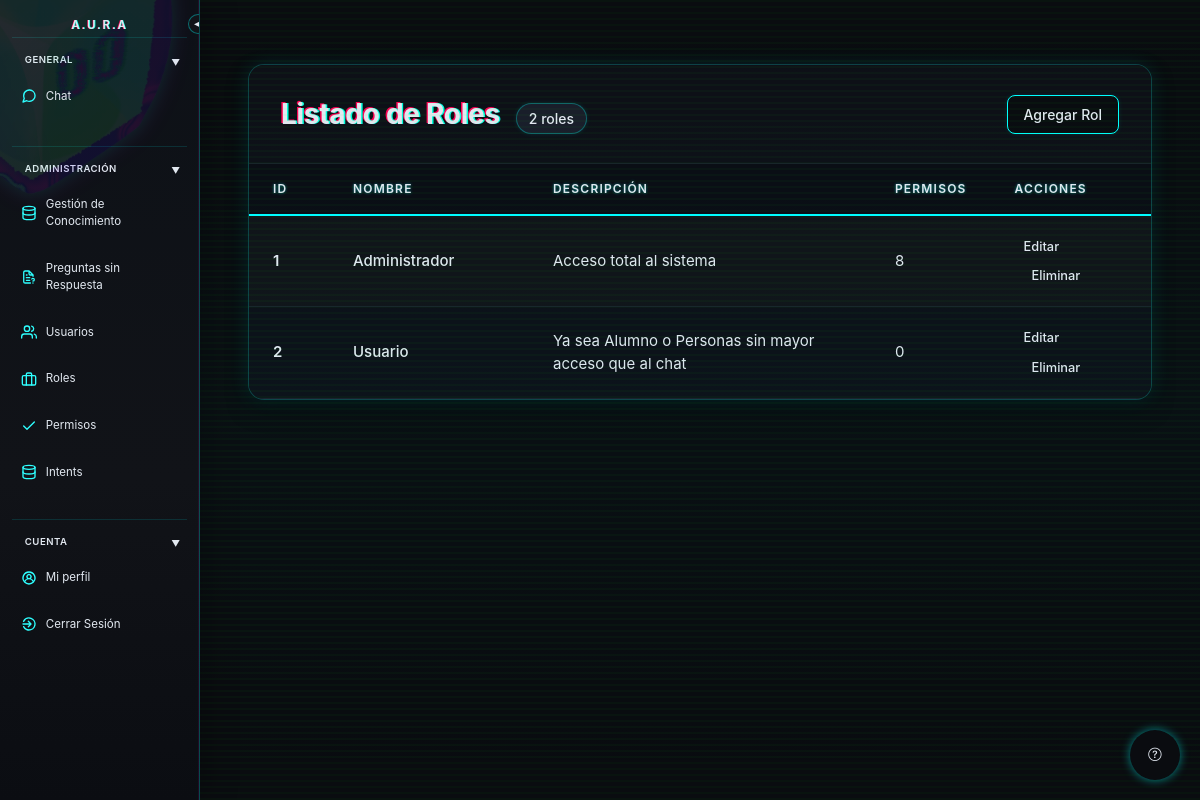
The app's page /index.php?controller=rol&action=listar (signed in) with its own data.
### tables this page shows
CREATE TABLE `roles` (
  `id_rol` int(11) NOT NULL,
  `nombre` varchar(100) DEFAULT NULL,
  `descripcion` varchar(100) DEFAULT NULL
);

### controller/RolController.php (called while the page is built, shortened)
<?php
require_once "model/Rol.class.php";
require_once "model/RolPermiso.class.php";
class RolController{
    public function listar(){
        $roles = Rol::listar();
        require_once "view/roles/index.php";
    }
}

### model/Rol.class.php (called while the page is built, shortened)
<?php
include_once "Database.class.php";
class Rol
{
    private $id;
    private $nombre;
    private $descripcion;
    public function __construct($id=null, $nombre=null, $descripcion=null)
    {
        $this->id = $id;
        $this->nombre = $nombre;
        $this->descripcion = $descripcion;
    }
    public static function listar(){
        $conexion=Database::getInstance()->getConnection();
        $sql= "SELECT * FROM roles";
        $stmt = $conexion->query($sql);
        $roles=[];
        while ($fila=$stmt->fetch(PDO::FETCH_ASSOC)){
            $roles[]= new Rol($fila["id_rol"], $fila["nombre"], $fila["descripcion"]);
        }
        return $roles;
    }
    public function getId() {return $this->id;}
    public function getNombre() {return $this->nombre;}
    public function getDescripcion() {return $this->descripcion;}
}
?>

### model/Database.class.php (called while the page is built)
<?php
require_once __DIR__ . '/../app_config.php';
class Database
{
    private static $instancia=null;
    private $conexion;
    public function __construct()
    {
        try {
            $dsn = sprintf(
                'mysql:host=%s;port=%s;dbname=%s;charset=utf8mb4',
                app_config('DB_HOST', 'localhost'),
                app_config('DB_PORT', '3306'),
                app_config('DB_NAME', 'chatbot_v2')
            );
            $this->conexion = new PDO(
                $dsn,
                app_config('DB_USER', 'root'),
                app_config('DB_PASSWORD', '')
            );
            $this->conexion->setAttribute(PDO::ATTR_ERRMODE, PDO::ERRMODE_EXCEPTION);
        } catch (PDOException $e) {
            die("Error de conexion:".$e->getMessage());
        }
    }
    public static function getInstance(){
        if(!self::$instancia){
            self::$instancia=new Database();
        }
        return self::$instancia;
    }
    public function getConnection(){
        return $this->conexion;
    }
}
?>

### app_config.php (called while the page is built, shortened)
<?php
function app_config($name, $default = '')
{
    $value = getenv($name);
    return $value === false ? $default : $value;
}

### model/RolPermiso.class.php (called while the page is built, shortened)
<?php
include_once "Database.class.php";
class RolPermiso
{
    private $conexion;
    public function __construct()
    {
        $this->conexion = Database::getInstance()->getConnection();
    }
    public function obtenerPermisosPorRol($id_rol)
    {
        $sql = "SELECT p.id_permiso, p.nombre, p.descripcion
                FROM permisos p
                INNER JOIN roles_permisos rp ON p.id_permiso = rp.id_permisos
                WHERE rp.id_rol = ?";
        $stmt = $this->conexion->prepare($sql);
        $stmt->execute([$id_rol]);
        $permisos = [];
        while ($fila = $stmt->fetch(PDO::FETCH_ASSOC)) {
            $permisos[] = new Permiso($fila['id_permiso'], $fila['nombre'], $fila['descripcion']);
        }
        return $permisos;
    }
}
?>

### view/roles/index.php (the view, shortened to what this page needs)
<?php
    require_once __DIR__ . "/../layout/header.php";
    require_once __DIR__ . "/../layout/sidebar.php";
    require_once __DIR__ . "/../../model/RolPermiso.class.php";
?>
    <div class="main-content">
        <div class="panel-container">
            <div class="header-section">
                <div class="header-left">
                    <h1>Listado de Roles</h1>
                    <?php if(!empty($roles)): ?>
                        <span class="object-count"><?= count($roles) ?> roles</span>
                    <?php endif; ?>
                </div>
                <div class="header-right">
                    <a class="btn btn-primary" href="index.php?controller=rol&action=crear">Agregar Rol</a>
                </div>
            </div>
            <div class="table-container">
                <table class="objects-table">
                    <thead>
                        <tr>
                            <th>ID</th>
                            <th>Nombre</th>
                            <th>Descripción</th>
                            <th>Permisos</th>
                            <th>Acciones</th>
                        </tr>
                    </thead>
                    <tbody>
                        <?php if(!empty($roles)): ?>
                            <?php $rolPermiso = new RolPermiso(); ?>
                            <?php foreach($roles as $rol): ?>
                                <tr>
                                    <td class="id-cell"><?= $rol->getId(); ?></td>
                                    <td class="name-cell"><?= $rol->getNombre(); ?></td>
                                    <td class="desc-cell"><?= $rol->getDescripcion(); ?></td>
                                    <td class="desc-cell"><?= count($rolPermiso->obtenerPermisosPorRol($rol->getId())); ?></td>
                                    <td class="actions-cell">
                                        <a class="btn btn-edit" href="index.php?controller=rol&action=editar&id=<?= $rol->getId(); ?>">Editar</a>
                                        <a class="btn btn-delete" href="index.php?controller=rol&action=eliminar&id=<?= $rol->getId(); ?>">Eliminar</a>
                                    </td>
                                </tr>
                            <?php endforeach; ?>
                        <?php endif; ?>
                    </tbody>
                </table>
            </div>
        </div>
    </div>
<?php require_once __DIR__ . "/../layout/footer.php"; ?>

### assets/css/sidebar.css (style rules this page uses)
:root { --sidebar-width: 200px; --sidebar-collapsed-width: 50px; }

### records on screen
roles: id_rol "1", nombre "Administrador", descripcion "Acceso total al sistema", count($rolPermiso->obtenerPermisosPorRol($rol->getId())) "8"
roles: id_rol "2", nombre "Usuario", descripcion "Ya sea Alumno o Personas sin mayor acceso que al chat", count($rolPermiso->obtenerPermisosPorRol($rol->getId())) "0"

### other values on screen
count($roles) "2"
